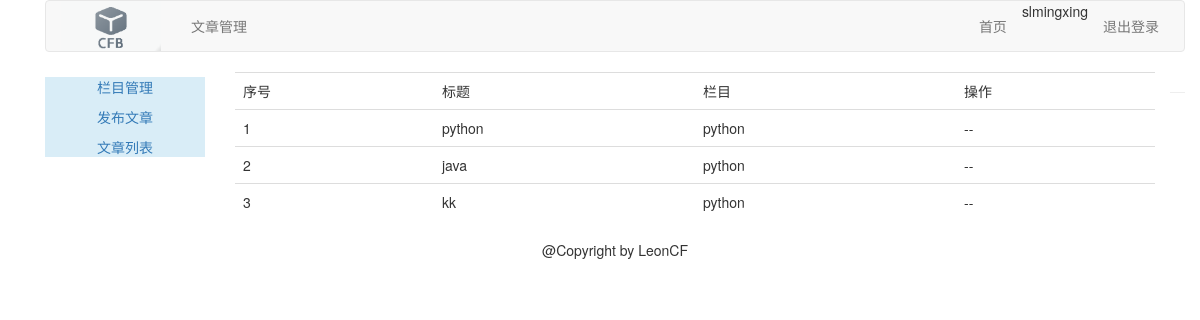
Page /article/article-list/ (signed in) on the committed database.
### article/models.py (models this page shows, shortened)
class ArticlePost(models.Model):
    author=models.ForeignKey(User,related_name="article")
    title=models.CharField(max_length=200)
    slug=models.SlugField(max_length=500)
    column=models.ForeignKey(ArticleColumn,related_name="article_column")
    body=models.TextField()
    created=models.DateTimeField(default=timezone.now())
    updated=models.DateTimeField(auto_now=True)
    class Meta:
        ordering=("-updated",)
        index_together=(('id','slug'),)

class ArticleColumn(models.Model):
    user=models.ForeignKey(User,related_name='article_column')
    column=models.CharField(max_length=200)
    created=models.DateField(auto_now_add=True)
    def __str__(self):
        return self.column

### article/views.py (the view)
@login_required(login_url="/account/login")
def article_list(request):
    articles=ArticlePost.objects.filter(author=request.user)
    return render(request,"article/column/article_list.html",{"articles":articles})

### templates/article/column/article_list.html (shortened to what this page needs)
{% extends "article/base.html" %}
{% load static %}
{% block content %}
<div>
    <table class="table table-hover">
        <tr>
            <td>序号</td>
            <td>标题</td>
            <td>栏目</td>
            <td>操作</td>
        </tr>
        {% for article in articles %}
        <tr id="{{ article.id }}">
            <td>{{ forloop.counter }}</td>
            <td>{{ article.title }}</td>
            <td>{{ article.column }}</td>
            <td>--</td>
        </tr>
        {% endfor %}
    </table>
</div>
{% endblock %}

### templates/article/header.html
{% load static %}
<div class="container">
    <nav class="navbar navbar-default" role="navigation">
        <div class="navbar-header">
            <a href="{% url 'blog:blog_title' %}" class="navbar-brand" style="padding-top: 0px;">
                <img width=100px src="{% static 'images/logo.png' %}" style="height: 50px;">
            </a>
        </div>
        <div>
            <ul class="nav navbar-nav" role="tablist">
                <li><a href="{% url 'article:article_column' %}">文章管理</a></li>
            </ul>
            <ul class="nav navbar-nav navbar-right" style="margin-right:10px">
                <li><a href="{% url 'blog:blog_title' %}">首页</a></li>
                <li><span>{{user.username}}</span></li>
                <li><a href="{% url 'account:user_logout' %}">退出登录</a></li>
            </ul>
        </div>
    </nav>
</div>

### rows in the picture
ArticlePost: title "python", column "python"
ArticlePost: title "java", column "python"
ArticlePost: title "kk", column "python"

### other values in the picture
{{ user.username }} "slmingxing"
